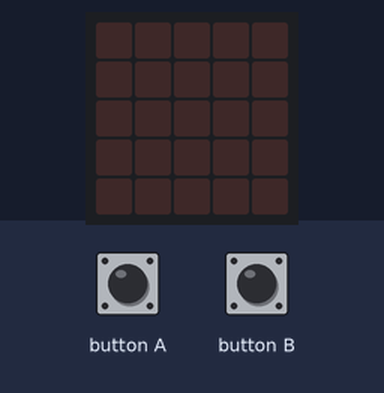
The program below on a simulated BBC micro:bit (MakeCode). Shown: the board's 5×5 LED display. The test bench sets the inputs (shaded band).

Above: at 1.2 s.
1.3 s: button A pressed for 0.15 s
At 2.8 s:
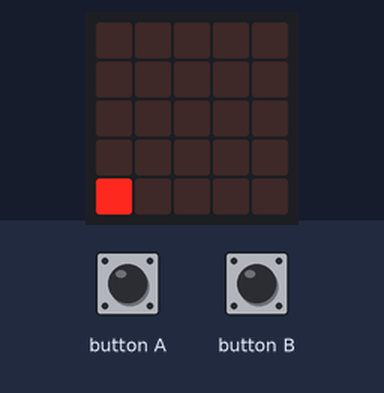
3.1 s: button B pressed for 0.15 s
At 4.5 s:
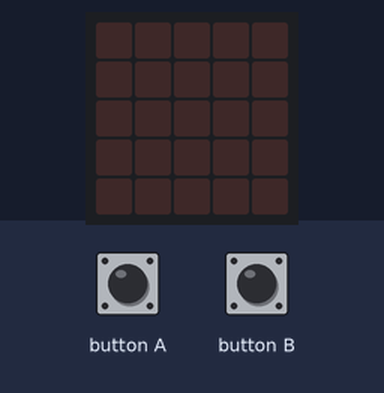
4.8 s: button A pressed 5 times (0.12 s each, 0.3 s apart)
At 6.5 s:
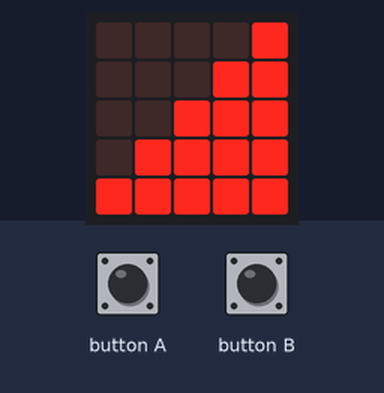
7.8 s: button B pressed for 0.15 s
At 9.3 s:
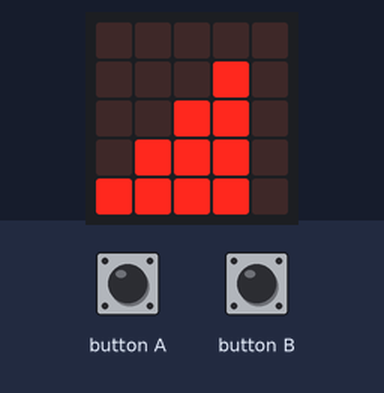
Timing chart, 0 to 10.8 s (numbered marks = the images above; inputs shaded):
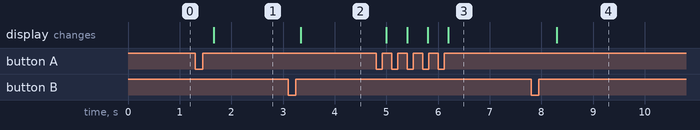

The program:

main.ts
```typescript
let hangero = 0
input.onButtonPressed(Button.A, function () {
    hangero += 1
})
input.onButtonPressed(Button.B, function () {
    hangero += -1
})
basic.forever(function () {
    if (hangero < 0) {
        hangero += 1
    }
    if (hangero > 5) {
        hangero += -1
    }
    if (hangero == 0) {
        basic.showLeds(`
            . . . . .
            . . . . .
            . . . . .
            . . . . .
            . . . . .
            `)
    }
    if (hangero == 1) {
        basic.showLeds(`
            . . . . .
            . . . . .
            . . . . .
            . . . . .
            # . . . .
            `)
    }
    if (hangero == 2) {
        basic.showLeds(`
            . . . . .
            . . . . .
            . . . . .
            . # . . .
            # # . . .
            `)
    }
    if (hangero == 3) {
        basic.showLeds(`
            . . . . .
            . . . . .
            . . # . .
            . # # . .
            # # # . .
            `)
    }
    if (hangero == 4) {
        basic.showLeds(`
            . . . . .
            . . . # .
            . . # # .
            . # # # .
            # # # # .
            `)
    }
    if (hangero == 5) {
        basic.showLeds(`
            . . . . #
            . . . # #
            . . # # #
            . # # # #
            # # # # #
            `)
    }
})
```

test.ts
```typescript
// ide kerülnek a tesztek; a rendszer ezt nem kompilálja, ha a csomagot bővítményként használják.
```

Measured:
- after the input at 1.3 s, the display: changes after 0.36 s (image 1)
- after the input at 3.1 s, the display: changes after 0.24 s (image 2)
- after the input at 4.8 s, the display: first changes after 0.20 s (image 3 shows a later state)
- after the input at 7.8 s, the display: changes after 0.50 s (image 4)
